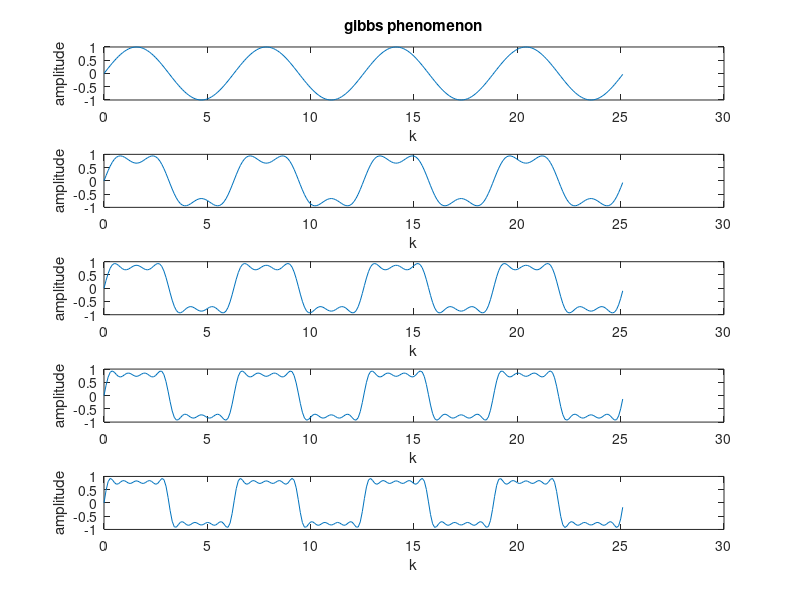

Source code (MATLAB):
t=0:0.1:(pi*8);
y=sin(t);
subplot(5,1,1);
plot(t,y);
xlabel('k');
ylabel('amplitude');
title('gibbs phenomenon');
h=2;
%k=3;
for k=3:2:9
y=y+sin(k*t)/k;
subplot(5,1,h);
plot(t,y);
xlabel('k');
ylabel('amplitude');
h=h+1;
end